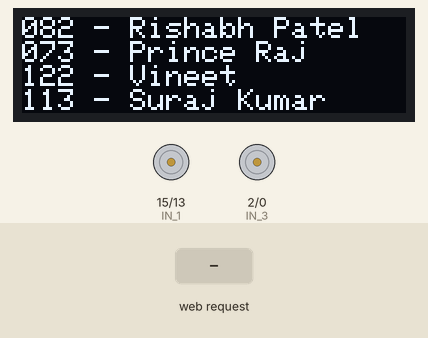
Bench run of a sketch on a simulated ESP8266 (NodeMCU). On the bench: 128×32 one-colour display, motor-driver pin pairs drawn as motors (green arrow = first pin HIGH = forward, orange = second pin HIGH = backward, longer = more drive, scaled by the enable pin). Inputs (shaded band) come from the test bench. What the sketch prints to the serial monitor is not drawn.

Above: at 13.2 s.
13.3 s: HTTP request GET /?State=F received
At 13.9 s:
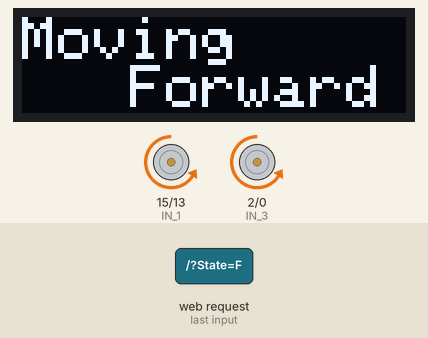
14.8 s: HTTP request GET /?State=B received
At 15.2 s:
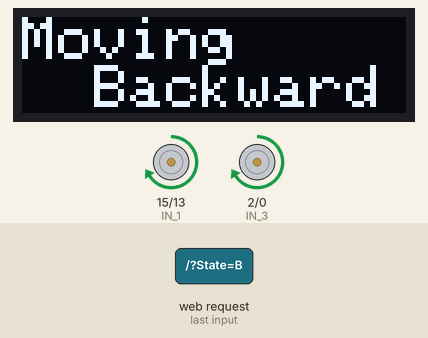
16.3 s: HTTP request GET /?State=L received
At 17.5 s:
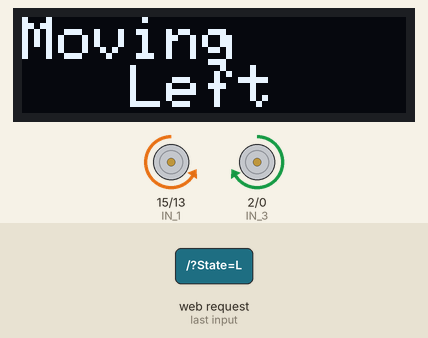
17.8 s: HTTP request GET /?State=R received
At 19.0 s:
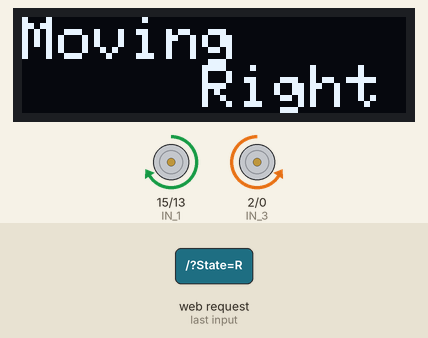
Timing chart, 0 to 20.3 s (numbered marks = the images above; inputs shaded):
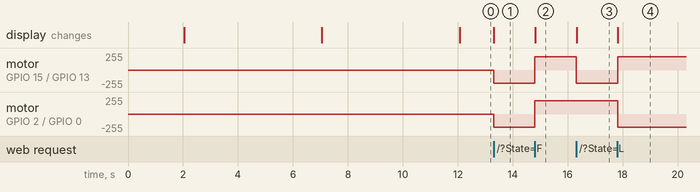

The sketch:

node_mcu_car_with_display.ino
```cpp
#define ENA   14          // Enable/speed motors Right        GPIO14(D7)
#define ENB   12          // Enable/speed motors Left         GPIO12(D8)
#define IN_1  15          // L298N in1 motors Right           GPIO15(D5)
#define IN_2  13          // L298N in2 motors Right           GPIO13(D6)
#define IN_3  2           // L298N in3 motors Left            GPIO2(D3)
#define IN_4  0           // L298N in4 motors Left            GPIO0(D4)
#include <SPI.h>
#include <Wire.h>
#include <Adafruit_GFX.h>
#include <Adafruit_SSD1306.h>

#define SCREEN_WIDTH 128 // OLED display width, in pixels
#define SCREEN_HEIGHT 32 // OLED display height, in pixels

#include <ESP8266WiFi.h>
#include <WiFiClient.h>
#include <ESP8266WebServer.h>

String command;             //String to store app command state.
int speedCar = 800;         // 400 - 1023.
int speed_Coeff = 3;
#define OLED_RESET     -1 // Reset pin # (or -1 if sharing Arduino reset pin)
#define SCREEN_ADDRESS 0x3C ///< See datasheet for Address; 0x3D for 128x64, 0x3C for 128x32

Adafruit_SSD1306 display(SCREEN_WIDTH, SCREEN_HEIGHT, &Wire, OLED_RESET);

#define LOGO_HEIGHT   16
#define LOGO_WIDTH    16
// '1564abcd-086a-40b7-8d84-8d46a065e33b', 128x32px
const unsigned char iconNode[] PROGMEM = {
0x00, 0x00, 0x00, 0x00, 0x00, 0x00, 0x00, 0x00, 0x00, 0x00, 0x00, 0x00, 0x00, 0x00, 0x00, 0x00,
0x00, 0x00, 0x00, 0x00, 0x00, 0x00, 0x00, 0x00, 0x00, 0x00, 0x00, 0x00, 0x00, 0x00, 0x00, 0x00,
0x00, 0x00, 0x00, 0x00, 0x00, 0x00, 0x00, 0x00, 0x00, 0x00, 0x00, 0x00, 0x00, 0x00, 0x00, 0x00,
0x00, 0x00, 0x00, 0x00, 0x00, 0x00, 0x00, 0x00, 0x00, 0x00, 0x00, 0x00, 0x00, 0x00, 0x00, 0x00,
0x00, 0x00, 0x00, 0x00, 0x00, 0x00, 0x00, 0x00, 0x00, 0x00, 0x00, 0x00, 0x00, 0x00, 0x00, 0x00,
0x00, 0x00, 0x00, 0x00, 0x00, 0x00, 0x00, 0x00, 0x00, 0x00, 0x00, 0x00, 0x00, 0x00, 0x00, 0x00,
0x00, 0x3f, 0xff, 0xe0, 0x00, 0x00, 0x00, 0x00, 0x00, 0x00, 0x00, 0x00, 0x00, 0x00, 0x00, 0x00,
0x00, 0x3f, 0xff, 0xf0, 0x00, 0x00, 0x00, 0x00, 0x00, 0x00, 0x00, 0x00, 0x00, 0x00, 0x00, 0x00,
0x00, 0x60, 0x0c, 0x30, 0x00, 0x00, 0x00, 0x00, 0x00, 0x00, 0x00, 0x00, 0x00, 0x00, 0x00, 0x00,
0x00, 0xe0, 0x0c, 0x38, 0x00, 0x00, 0x00, 0x00, 0x00, 0x00, 0x00, 0x00, 0x00, 0x00, 0x00, 0x00,
0x00, 0xc0, 0x0c, 0x38, 0x00, 0x00, 0x00, 0x00, 0x00, 0x00, 0x00, 0x00, 0x00, 0x00, 0x00, 0x00,
0x01, 0xc0, 0x0c, 0x1c, 0x00, 0x00, 0x00, 0x00, 0x00, 0x00, 0x00, 0x00, 0x00, 0x00, 0x00, 0x00,
0x03, 0x80, 0x0c, 0x1c, 0x00, 0x00, 0x00, 0x00, 0x00, 0x00, 0x00, 0x00, 0x00, 0x00, 0x00, 0x00,
0x07, 0x80, 0x1c, 0x1e, 0x00, 0x00, 0x00, 0x00, 0x00, 0x00, 0x00, 0x00, 0x00, 0x00, 0x00, 0x00,
0x7f, 0xff, 0xff, 0xff, 0x00, 0x00, 0x00, 0x00, 0x00, 0x00, 0x00, 0x00, 0x00, 0x00, 0x00, 0x00,
0xff, 0xff, 0xff, 0xff, 0x00, 0x00, 0x00, 0x00, 0x00, 0x00, 0x00, 0x00, 0x00, 0x00, 0x00, 0x00,
0xff, 0xff, 0xff, 0xff, 0x00, 0x00, 0x00, 0x00, 0x00, 0x00, 0x00, 0x00, 0x00, 0x00, 0x00, 0x00,
0xff, 0xff, 0xff, 0xff, 0x00, 0x00, 0x00, 0x00, 0x00, 0x00, 0x00, 0x00, 0x00, 0x00, 0x00, 0x00,
0xff, 0xff, 0xff, 0xff, 0x00, 0x00, 0x00, 0x00, 0x00, 0x00, 0x00, 0x00, 0x00, 0x00, 0x00, 0x00,
0xff, 0xff, 0xff, 0xff, 0x00, 0x00, 0x00, 0x00, 0x00, 0x00, 0x00, 0x00, 0x00, 0x00, 0x00, 0x00,
0xfe, 0x7f, 0xfc, 0x7f, 0x00, 0x00, 0x00, 0x00, 0x00, 0x00, 0x00, 0x00, 0x00, 0x00, 0x00, 0x00,
0xfc, 0x3f, 0xfc, 0x7f, 0x00, 0x00, 0x00, 0x00, 0x00, 0x00, 0x00, 0x00, 0x00, 0x00, 0x00, 0x00,
0xfc, 0x3f, 0xfc, 0x3f, 0x00, 0x00, 0x00, 0x00, 0x00, 0x00, 0x00, 0x00, 0x00, 0x00, 0x00, 0x00,
0x0c, 0x70, 0x0c, 0x70, 0x00, 0x00, 0x00, 0x00, 0x00, 0x00, 0x00, 0x00, 0x00, 0x00, 0x00, 0x00,
0x0f, 0xe0, 0x0f, 0xe0, 0x00, 0x00, 0x00, 0x00, 0x00, 0x00, 0x00, 0x00, 0x00, 0x00, 0x00, 0x00,
0x03, 0xc0, 0x07, 0xc0, 0x00, 0x00, 0x00, 0x00, 0x00, 0x00, 0x00, 0x00, 0x00, 0x00, 0x00, 0x00,
0x00, 0x00, 0x00, 0x00, 0x00, 0x00, 0x00, 0x00, 0x00, 0x00, 0x00, 0x00, 0x00, 0x00, 0x00, 0x00,
0x00, 0x00, 0x00, 0x00, 0x00, 0x00, 0x00, 0x00, 0x00, 0x00, 0x00, 0x00, 0x00, 0x00, 0x00, 0x00,
0x00, 0x00, 0x00, 0x00, 0x00, 0x00, 0x00, 0x00, 0x00, 0x00, 0x00, 0x00, 0x00, 0x00, 0x00, 0x00,
0x00, 0x00, 0x00, 0x00, 0x00, 0x00, 0x00, 0x00, 0x00, 0x00, 0x00, 0x00, 0x00, 0x00, 0x00, 0x00,
0x00, 0x00, 0x00, 0x00, 0x00, 0x00, 0x00, 0x00, 0x00, 0x00, 0x00, 0x00, 0x00, 0x00, 0x00, 0x00,
0x00, 0x00, 0x00, 0x00, 0x00, 0x00, 0x00, 0x00, 0x00, 0x00, 0x00, 0x00, 0x00, 0x00, 0x00, 0x00
};

// Array of all bitmaps for convenience. (Total bytes used to store images in PROGMEM = 528)
const int qr_codeallArray_LEN = 1;
const unsigned char* qr_codeallArray[1] = {
  iconNode
};

const char* ssid = "NodeMCU Car";
ESP8266WebServer server(80);
// 'pp (2)', 128x32px
const unsigned char oriental [] PROGMEM = {
0x00, 0x00, 0x00, 0x00, 0x00, 0x00, 0x00, 0x00, 0x00, 0x00, 0x00, 0x00, 0x00, 0x00, 0x00, 0x00,
0x00, 0x00, 0x00, 0x00, 0x00, 0x00, 0x00, 0x00, 0x00, 0x00, 0x00, 0x00, 0x00, 0x00, 0x00, 0x00,
0x00, 0x00, 0x00, 0x00, 0x40, 0x00, 0x00, 0x00, 0x00, 0x00, 0x00, 0x00, 0x00, 0x00, 0x00, 0x00,
0x00, 0x00, 0x00, 0x01, 0xf0, 0x00, 0x7c, 0x7c, 0x4f, 0xc8, 0xdf, 0x8c, 0x20, 0x00, 0x00, 0x00,
0x00, 0x00, 0x00, 0x07, 0xfc, 0x00, 0xee, 0x66, 0x4c, 0x1c, 0xc7, 0x1c, 0x20, 0x00, 0x00, 0x00,
0x00, 0x00, 0x00, 0x0f, 0xfe, 0x00, 0x86, 0x46, 0x4c, 0x1e, 0xc6, 0x1e, 0x20, 0x00, 0x00, 0x00,
0x00, 0x00, 0x00, 0x1f, 0x1f, 0x01, 0x82, 0x7e, 0x4f, 0x9e, 0xc6, 0x16, 0x20, 0x00, 0x00, 0x00,
0x00, 0x00, 0x00, 0x3c, 0x03, 0x81, 0x82, 0x7c, 0x4f, 0x9b, 0xc6, 0x33, 0x20, 0x00, 0x00, 0x00,
0x00, 0x00, 0x00, 0x30, 0xe1, 0x80, 0x86, 0x4c, 0x4c, 0x19, 0xc6, 0x3f, 0x20, 0x00, 0x00, 0x00,
0x00, 0x00, 0x00, 0x63, 0xf8, 0xc0, 0xce, 0x46, 0x4c, 0x19, 0xc6, 0x63, 0x30, 0x00, 0x00, 0x00,
0x00, 0x00, 0x00, 0x67, 0xfc, 0x60, 0x7c, 0x46, 0x4f, 0xc8, 0xc6, 0x61, 0xbe, 0x00, 0x00, 0x00,
0x00, 0x00, 0x00, 0xe7, 0xfe, 0x60, 0x00, 0x00, 0x00, 0x00, 0x00, 0x00, 0x00, 0x00, 0x00, 0x00,
0x00, 0x00, 0x00, 0xcf, 0xfe, 0x60, 0x00, 0x00, 0x00, 0x00, 0x00, 0x00, 0x00, 0x00, 0x00, 0x00,
0x00, 0x00, 0x00, 0xcf, 0xbe, 0x60, 0x00, 0x01, 0xde, 0xcd, 0x1c, 0x00, 0x00, 0x00, 0x00, 0x00,
0x00, 0x00, 0x00, 0xce, 0x0e, 0x60, 0x00, 0x00, 0x1a, 0x57, 0x18, 0x00, 0x00, 0x00, 0x00, 0x00,
0x00, 0x00, 0x00, 0xc6, 0x0e, 0x60, 0x00, 0x00, 0x00, 0x00, 0x00, 0x00, 0x00, 0x00, 0x00, 0x00,
0x00, 0x00, 0x00, 0x67, 0x1c, 0x60, 0x00, 0x00, 0x01, 0x10, 0x00, 0x00, 0x00, 0x00, 0x00, 0x00,
0x00, 0x00, 0x00, 0x63, 0xf8, 0xc0, 0x06, 0x9a, 0x11, 0x06, 0xa4, 0xab, 0x00, 0x00, 0x00, 0x00,
0x00, 0x00, 0x00, 0x30, 0xe1, 0x80, 0x07, 0x98, 0x91, 0x86, 0xa6, 0xdf, 0x40, 0x00, 0x00, 0x00,
0x00, 0x00, 0x00, 0x18, 0x03, 0x80, 0x00, 0x00, 0x00, 0x00, 0x00, 0x03, 0x40, 0x00, 0x00, 0x00,
0x00, 0x00, 0x00, 0x1f, 0x1f, 0x00, 0x00, 0x00, 0x00, 0x00, 0x00, 0x00, 0x00, 0x00, 0x00, 0x00,
0x00, 0x00, 0x00, 0x1f, 0xff, 0x00, 0x00, 0x00, 0x00, 0x00, 0x00, 0x00, 0x00, 0x00, 0x00, 0x00,
0x00, 0x00, 0x00, 0x07, 0xfe, 0x00, 0x00, 0x00, 0x00, 0x00, 0x00, 0x00, 0x00, 0x00, 0x00, 0x00,
0x00, 0x00, 0x00, 0x00, 0x00, 0x00, 0x00, 0x00, 0x00, 0x00, 0x00, 0x00, 0x00, 0x00, 0x00, 0x00,
0x00, 0x00, 0x00, 0x00, 0x00, 0x00, 0x00, 0x00, 0x00, 0x00, 0x00, 0x00, 0x00, 0x00, 0x00, 0x00,
0x00, 0x00, 0x00, 0x00, 0x00, 0x00, 0x00, 0x00, 0x00, 0x00, 0x00, 0x00, 0x00, 0x00, 0x00, 0x00,
0x00, 0x00, 0x00, 0x00, 0x00, 0x00, 0x00, 0x00, 0x00, 0x00, 0x00, 0x00, 0x00, 0x00, 0x00, 0x00,
0x00, 0x00, 0x00, 0x00, 0x00, 0x00, 0x00, 0x00, 0x00, 0x00, 0x00, 0x00, 0x00, 0x00, 0x00, 0x00,
0x00, 0x00, 0x00, 0x42, 0x91, 0x41, 0x0c, 0x8a, 0x04, 0x04, 0x02, 0x52, 0x2a, 0x00, 0x00, 0x00,
0x00, 0x00, 0x00, 0x40, 0x41, 0x40, 0x08, 0x02, 0x04, 0x00, 0x00, 0x00, 0x0a, 0x00, 0x00, 0x00,
0x00, 0x00, 0x00, 0x00, 0x00, 0x00, 0x00, 0x00, 0x00, 0x00, 0x00, 0x00, 0x00, 0x00, 0x00, 0x00,
0x00, 0x00, 0x00, 0x00, 0x00, 0x00, 0x00, 0x00, 0x00, 0x00, 0x00, 0x00, 0x00, 0x00, 0x00, 0x00
};

// Array of all bitmaps for convenience. (Total bytes used to store images in PROGMEM = 528)
const int epd_bitmap_allArray_LEN = 1;
const unsigned char* epd_bitmap_allArray[1] = {
  oriental
};
void setup() {

 pinMode(ENA, OUTPUT);
 pinMode(ENB, OUTPUT);
 pinMode(IN_1, OUTPUT);
 pinMode(IN_2, OUTPUT);
 pinMode(IN_3, OUTPUT);
 pinMode(IN_4, OUTPUT);

  Serial.begin(115200);

  // SSD1306_SWITCHCAPVCC = generate display voltage from 3.3V internally
  if(!display.begin(SSD1306_SWITCHCAPVCC, SCREEN_ADDRESS)) {
    Serial.println(F("SSD1306 allocation failed"));
    for(;;); // Don't proceed, loop forever
  }
   delay(2000); // Pause for 2 seconds

  // Clear the buffer
  display.clearDisplay();


 image();
 delay(5000);

  icon();
  delay(5000);

  GroupNames();


// Connecting WiFi

  WiFi.mode(WIFI_AP);
  WiFi.softAP(ssid);

  IPAddress myIP = WiFi.softAPIP();
  Serial.print("AP IP address: ");
  Serial.println(myIP);

 // Starting WEB-server
     server.on ( "/", HTTP_handleRoot );
     server.onNotFound ( HTTP_handleRoot );
     server.begin();
}

void goAhead(){

      digitalWrite(IN_1, LOW);
      digitalWrite(IN_2, HIGH);
      analogWrite(ENA, speedCar);

      digitalWrite(IN_3, LOW);
      digitalWrite(IN_4, HIGH);
      analogWrite(ENB, speedCar);
       displayText("Moving       Forward");


  }

void goBack(){

      digitalWrite(IN_1, HIGH);
      digitalWrite(IN_2, LOW);
      analogWrite(ENA, speedCar);

      digitalWrite(IN_3, HIGH);
      digitalWrite(IN_4, LOW);
      analogWrite(ENB, speedCar);
        displayText("Moving      Backward");
  }

void goRight(){

      digitalWrite(IN_1, HIGH);
      digitalWrite(IN_2, LOW);
      analogWrite(ENA, speedCar);

      digitalWrite(IN_3, LOW);
      digitalWrite(IN_4, HIGH);
      analogWrite(ENB, speedCar);
        displayText("Moving         Right");
  }

void goLeft(){

      digitalWrite(IN_1, LOW);
      digitalWrite(IN_2, HIGH);
      analogWrite(ENA, speedCar);

      digitalWrite(IN_3, HIGH);
      digitalWrite(IN_4, LOW);
      analogWrite(ENB, speedCar);
        displayText("Moving       Left");
  }

void goAheadRight(){

      digitalWrite(IN_1, LOW);
      digitalWrite(IN_2, HIGH);
      analogWrite(ENA, speedCar/speed_Coeff);

      digitalWrite(IN_3, LOW);
      digitalWrite(IN_4, HIGH);
      analogWrite(ENB, speedCar);
        displayText("Turning       Right");
   }

void goAheadLeft(){

      digitalWrite(IN_1, LOW);
      digitalWrite(IN_2, HIGH);
      analogWrite(ENA, speedCar);

      digitalWrite(IN_3, LOW);
      digitalWrite(IN_4, HIGH);
      analogWrite(ENB, speedCar/speed_Coeff);
       displayText("Turning        Left");
  }

void goBackRight(){

      digitalWrite(IN_1, HIGH);
      digitalWrite(IN_2, LOW);
      analogWrite(ENA, speedCar/speed_Coeff);

      digitalWrite(IN_3, HIGH);
      digitalWrite(IN_4, LOW);
      analogWrite(ENB, speedCar);
       displayText("Turning    BackRight");
  }

void goBackLeft(){

      digitalWrite(IN_1, HIGH);
      digitalWrite(IN_2, LOW);
      analogWrite(ENA, speedCar);

      digitalWrite(IN_3, HIGH);
      digitalWrite(IN_4, LOW);
      analogWrite(ENB, speedCar/speed_Coeff);
       displayText("Turning    BackLeft");
  }

void stopRobot(){

      digitalWrite(IN_1, LOW);
      digitalWrite(IN_2, LOW);
      analogWrite(ENA, speedCar);

      digitalWrite(IN_3, LOW);
      digitalWrite(IN_4, LOW);
      analogWrite(ENB, speedCar);

 }

void loop() {
    server.handleClient();

      command = server.arg("State");
      if (command == "F") goAhead();
      else if (command == "B") goBack();
      else if (command == "L") goLeft();
      else if (command == "R") goRight();
      else if (command == "I") goAheadRight();
      else if (command == "G") goAheadLeft();
      else if (command == "J") goBackRight();
      else if (command == "H") goBackLeft();
      else if (command == "0") {speedCar = 400; icon();  }
      else if (command == "1") {speedCar = 470; }
      else if (command == "2") {speedCar = 540;}
      else if (command == "3") {speedCar = 610; }
      else if (command == "4") {speedCar = 680; }
      else if (command == "5") {speedCar = 750; }
      else if (command == "6") {speedCar = 820; }
      else if (command == "7"){ speedCar = 890; }
      else if (command == "8") {speedCar = 960; }
      else if (command == "9") {speedCar = 1023; GroupNames();}
      else if (command == "S") stopRobot();

}

void HTTP_handleRoot(void) {

if( server.hasArg("State") ){
       Serial.println(server.arg("State"));
  }
  server.send ( 200, "text/html", "" );
  delay(1);
}
void displayText(String s){
  display.clearDisplay();
   display.setTextSize(2);
  display.setTextColor(WHITE);
  display.setCursor(0,0);
  display.println(s);
  display.display();

}
void GroupNames(){
  display.clearDisplay();
  display.setTextSize(1);
  display.setTextColor(WHITE);
  display.setCursor(0,0);
  display.println("082 - Rishabh Patel");
display.println("073 - Prince Raj");
display.println("122 - Vineet");
display.println("113 - Suraj Kumar");
  display.display();
}

void icon(void) {
  display.clearDisplay();
  display.setTextSize(1);
  display.setTextColor(WHITE);
  display.setCursor(10,0);
  display.println("NodeMcu Car ECB");


  display.drawBitmap(
    40,
    3,
   iconNode, 128, 32, 1);
  display.display();

}
void image(void){
  display.clearDisplay();
   display.setTextSize(1);
  display.setTextColor(WHITE);
  display.setCursor(25,0);
  display.println("Starting...");
  display.drawBitmap(0,6,oriental,128,32,1);
  display.display();
  display.clearDisplay();
}
```

Measured:
- after the input at 13.3 s, motor on GPIO 15 (IN_1) / GPIO 13 (IN_2), motor on GPIO 2 (IN_3) / GPIO 0 (IN_4): stopped → backward 199/255 at once; the display: changes at once (image 1)
- after the input at 14.8 s, motor on GPIO 15 (IN_1) / GPIO 13 (IN_2), motor on GPIO 2 (IN_3) / GPIO 0 (IN_4): backward 199/255 → forward 199/255 at once; the display: changes at once (image 2)
- after the input at 16.3 s, motor on GPIO 15 (IN_1) / GPIO 13 (IN_2): forward 199/255 → backward 199/255 at once; the display: changes at once (image 3)
- after the input at 17.8 s, motor on GPIO 15 (IN_1) / GPIO 13 (IN_2): backward 199/255 → forward 199/255 at once; motor on GPIO 2 (IN_3) / GPIO 0 (IN_4): forward 199/255 → backward 199/255 at once; the display: changes at once (image 4)
